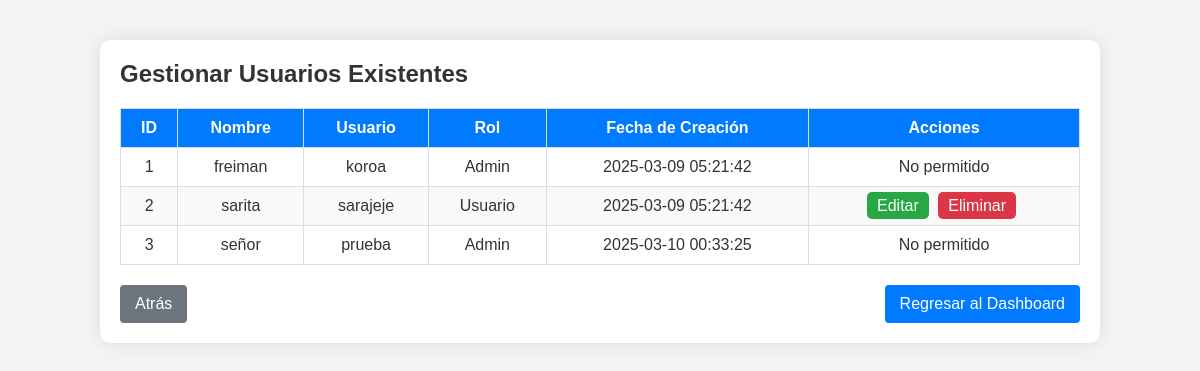
/usuarios.php (signed in), run on the app's committed database.
### tables this page shows
CREATE TABLE `usuarios` (
  `id` int(11) NOT NULL,
  `nombre` varchar(50) NOT NULL,
  `usuario` varchar(50) NOT NULL,
  `clave` varchar(255) NOT NULL,
  `rol` enum('admin','usuario') DEFAULT 'usuario',
  `fecha_creacion` timestamp NOT NULL DEFAULT current_timestamp()
);

### usuarios.php (the view, shortened to what this page needs)
<?php
include 'conexion.php';
$query = "SELECT id, nombre, usuario, rol, fecha_creacion FROM usuarios";
$result = $conn->query($query);
?>
<!DOCTYPE html>
<html lang="es">
<head>
    <link rel="stylesheet" href="css/dashboard.css">
</head>
<body>
    <div class="dashboard-container">
        <div class="dashboard-header">
            <h1>Gestionar Usuarios Existentes</h1>
        </div>
        <table>
            <thead>
                <tr>
                    <th>ID</th>
                    <th>Nombre</th>
                    <th>Usuario</th>
                    <th>Rol</th>
                    <th>Fecha de Creación</th>
                    <th>Acciones</th>
                </tr>
            </thead>
            <tbody>
                <?php while ($row = $result->fetch_assoc()): ?>
                    <tr>
                        <td><?php echo $row['id']; ?></td>
                        <td><?php echo htmlspecialchars($row['nombre']); ?></td>
                        <td><?php echo htmlspecialchars($row['usuario']); ?></td>
                        <td><?php echo ucfirst(htmlspecialchars($row['rol'])); ?></td>
                        <td><?php echo htmlspecialchars($row['fecha_creacion']); ?></td>
                        <td class="action-buttons">
                            <?php if ($row['rol'] === 'admin'): ?>
                                No permitido
                            <?php else: ?>
                                <a href="editar_usuario.php?id=<?php echo $row['id']; ?>" class="edit-btn">Editar</a>
                                <a href="eliminar_usuario.php?id=<?php echo $row['id']; ?>" class="delete-btn" onclick="return confirmarEliminar()">Eliminar</a>
                            <?php endif; ?>
                        </td>
                    </tr>
                <?php endwhile; ?>
            </tbody>
        </table>
        <div class="action-buttons-container">
            <a href="javascript:history.back()" class="back-btn">Atrás</a>
            <a href="dashboard.php" class="dashboard-btn">Regresar al Dashboard</a>
        </div>
    </div>
</body>
</html>

### css/dashboard.css (style rules this page uses)
body { font-family: 'Arial', sans-serif; background-color: #f4f4f4; color: #333; margin: 0; padding: 0; }
.dashboard-container { max-width: 960px; margin: 20px auto; background-color: #fff; border-radius: 10px; box-shadow: 0 0 20px rgba(0, 0, 0, 0.1); overflow: hidden; }

### usuarios.php (style rules this page uses)
.dashboard-container { max-width: 960px; margin: 40px auto; background-color: #fff; border-radius: 10px; box-shadow: 0 0 20px rgba(0, 0, 0, 0.1); padding: 20px; }
.dashboard-header { display: flex; justify-content: space-between; align-items: center; margin-bottom: 20px; }
.dashboard-header h1 { margin: 0; font-size: 24px; }
table { width: 100%; border-collapse: collapse; margin-top: 20px; }
table th, table td { padding: 10px; text-align: center; border: 1px solid #ddd; }
table th { background-color: #007bff; color: white; }
table tr:nth-child(even) { background-color: #f9f9f9; }
.action-buttons a { padding: 5px 10px; margin-right: 5px; color: white; text-decoration: none; border-radius: 5px; }
.action-buttons .edit-btn { background-color: #28a745; }
.action-buttons .delete-btn { background-color: #dc3545; }
.action-buttons-container { display: flex; justify-content: space-between; margin-top: 20px; }
.action-buttons-container a { color: white; padding: 10px 15px; border-radius: 4px; text-decoration: none; }
.back-btn { background-color: #6c757d; }
.dashboard-btn { background-color: #007bff; }

### data on the page
usuarios: id "1", nombre "freiman", usuario "koroa", rol "Admin", fecha_creacion "2025-03-09 05:21:42", shows "No permitido"
usuarios: id "2", nombre "sarita", usuario "sarajeje", rol "Usuario", fecha_creacion "2025-03-09 05:21:42"
usuarios: id "3", nombre "señor", usuario "prueba", rol "Admin", fecha_creacion "2025-03-10 00:33:25", shows "No permitido"
